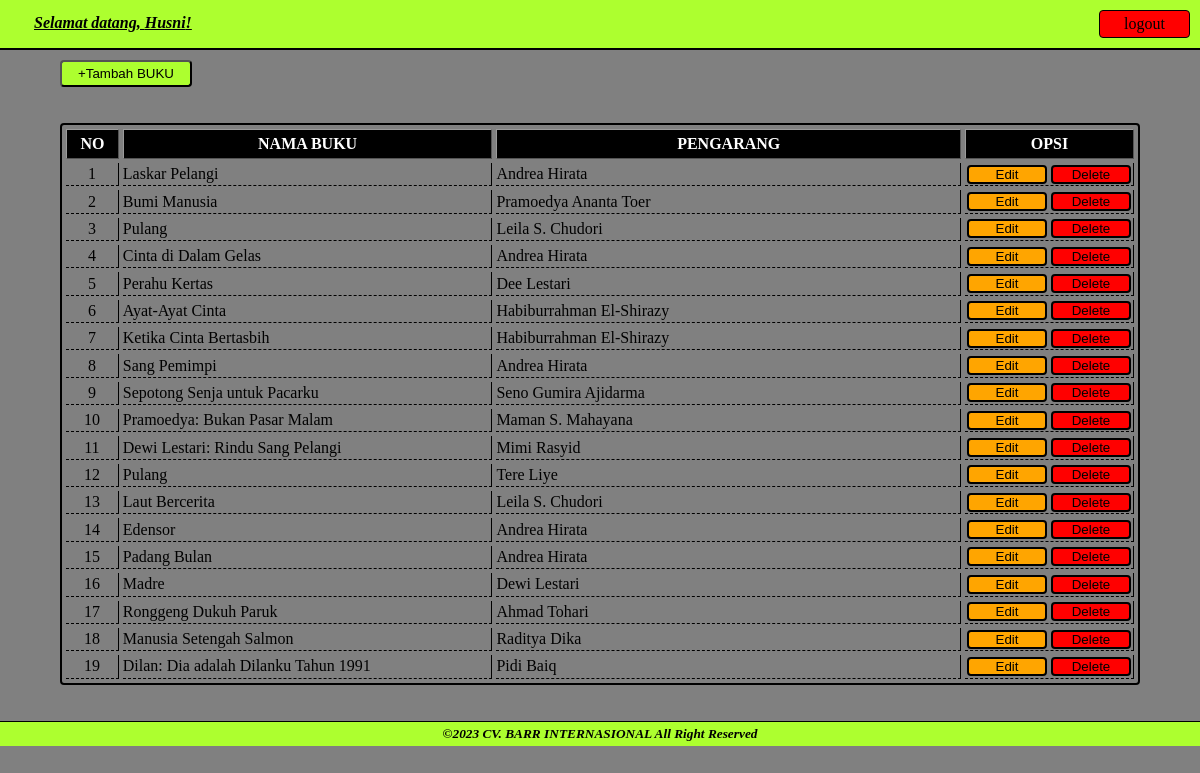
The app's page /index.php (signed in) with its own data.
### tables this page shows
CREATE TABLE `perpustakaan` (
  `id` int(10) NOT NULL,
  `nama_buku` varchar(100) NOT NULL,
  `nama_pengarang` varchar(100) NOT NULL
);

### public/index.php (the view, shortened to what this page needs)
<?php
include "koneksi.php";
$sql = mysqli_query($koneksi, "SELECT*FROM perpustakaan");
$username = $_SESSION['nama'];
?>
<!DOCTYPE html>
<html lang="en">
<head>
</head>
<body>
    <header>
        <nav>
            <ul>
                <li class="admi"><a href="#">Selamat datang, <?php echo $username; ?>!</a></li>
                <li class="logout"><a href="logout.php">logout</a></li>
            </ul>
        </nav>
    </header>
    <div>
        <button class="tambah">
            <a href="tambah.php">+Tambah BUKU</a>
        </button>
    </div>
    <br><br>
    <table border="1" cellpadding="4" cellspacing="4" width="90%">
        <thead style="background-color: black; color:#fff; height: 30px; cursor: pointer;">
            <th width="5%">NO</th>
            <th width="35%">NAMA BUKU</th>
            <th width="44%">PENGARANG</th>
            <th width="16%">OPSI</th>
        </thead>
        <?php
        $no = 1;
        while ($row = mysqli_fetch_assoc($sql)) :
        ?>
            <tr>
                <td align="center"><?= $no++ ?></td>
                <td><?= $row["nama_buku"]; ?></td>
                <td><?= $row["nama_pengarang"]; ?></td>
                <td class="opsi">
                    <button class="edit"><a href="edit.php?id=<?= $row["id"]; ?>">Edit</a></button>
                    <button class="delete"><a href="delete.php?id=<?= $row["id"]; ?>">Delete</a></button>
                </td>
            </tr>
        <?php endwhile; ?>
    </table>
    <br><br>
    <footer>
        <a href="#">&copy;2023 CV. BARR INTERNASIONAL All Right Reserved</a>
    </footer>
</body>
</html>

### public/index.php (style rules this page uses)
* { padding: 0; margin: 0; box-sizing: border-box; }
body { background-color: grey; }
a { text-decoration: none; color: black; }
header { position: fixed; width: 100%; border-bottom: 2px solid black; }
nav { height: 10%; background-color: greenyellow; }
ul { display: flex; justify-content: space-between; }
li { margin: 10px; list-style-type: none; }
.admi { font-weight: bolder; font-style: italic; transition: 600ms; text-decoration: underline; }
.logout { border: 1px solid black; border-radius: 4px; color: black; background-color: red; transition: 400ms; }
li, a { padding: 4px 12px; }
.tambah { margin-top: 5%; margin-bottom: 0; margin-left: 5%; padding: 4px; border-radius: 4px; background-color: greenyellow; }
button { transition: 400ms; }
table { margin: 0 5%; border: 2px solid black; border-radius: 4px; }
tr, td { border: none; border-bottom: 1px dashed black; border-right: 1px solid black; }
.opsi { display: flex; justify-content: space-around; }
.edit { width: 50%; margin: 1%; border: 2px solid black; border-radius: 4px; background-color: orange; }
.delete { width: 50%; margin: 1%; border: 2px solid black; border-radius: 4px; background-color: red; }
footer { border-top: 1px solid black; font-size: 10pt; font-style: italic; font-weight: bold; display: flex; justify-content: center; background-color: greenyellow; }

### records on screen
perpustakaan: nama_buku "Laskar Pelangi", nama_pengarang "Andrea Hirata"
perpustakaan: nama_buku "Bumi Manusia", nama_pengarang "Pramoedya Ananta Toer"
perpustakaan: nama_buku "Pulang", nama_pengarang "Leila S. Chudori"
perpustakaan: nama_buku "Cinta di Dalam Gelas", nama_pengarang "Andrea Hirata"
perpustakaan: nama_buku "Perahu Kertas", nama_pengarang "Dee Lestari"
perpustakaan: nama_buku "Ayat-Ayat Cinta", nama_pengarang "Habiburrahman El-Shirazy"
perpustakaan: nama_buku "Ketika Cinta Bertasbih", nama_pengarang "Habiburrahman El-Shirazy"
perpustakaan: nama_buku "Sang Pemimpi", nama_pengarang "Andrea Hirata"
perpustakaan: nama_buku "Sepotong Senja untuk Pacarku", nama_pengarang "Seno Gumira Ajidarma"
perpustakaan: nama_buku "Pramoedya: Bukan Pasar Malam", nama_pengarang "Maman S. Mahayana"
perpustakaan: nama_buku "Dewi Lestari: Rindu Sang Pelangi", nama_pengarang "Mimi Rasyid"
perpustakaan: nama_buku "Pulang", nama_pengarang "Tere Liye"
perpustakaan: nama_buku "Laut Bercerita", nama_pengarang "Leila S. Chudori"
perpustakaan: nama_buku "Edensor", nama_pengarang "Andrea Hirata"
perpustakaan: nama_buku "Padang Bulan", nama_pengarang "Andrea Hirata"
perpustakaan: nama_buku "Madre", nama_pengarang "Dewi Lestari"
perpustakaan: nama_buku "Ronggeng Dukuh Paruk", nama_pengarang "Ahmad Tohari"
perpustakaan: nama_buku "Manusia Setengah Salmon", nama_pengarang "Raditya Dika"
perpustakaan: nama_buku "Dilan: Dia adalah Dilanku Tahun 1991", nama_pengarang "Pidi Baiq"

### other values on screen
$username "Husni"
